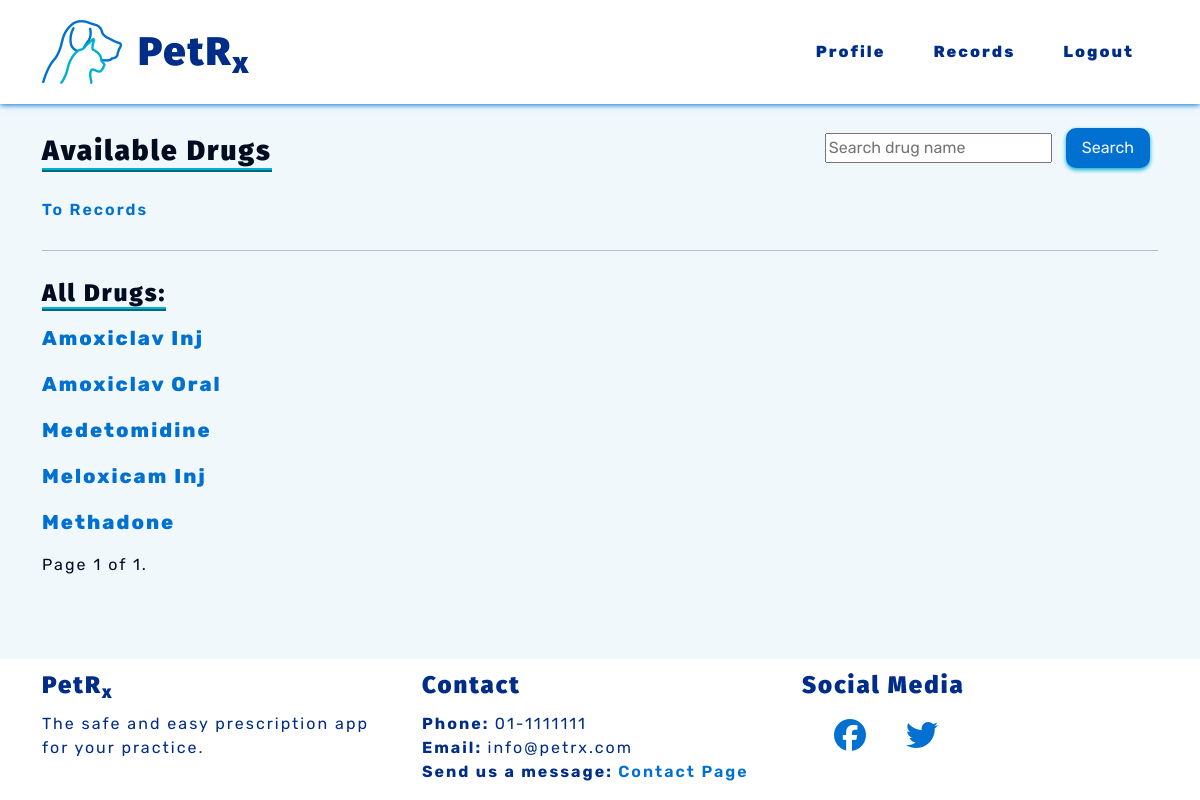
The page /prescriptions/drugs/ (signed in) on the database as committed earlier.
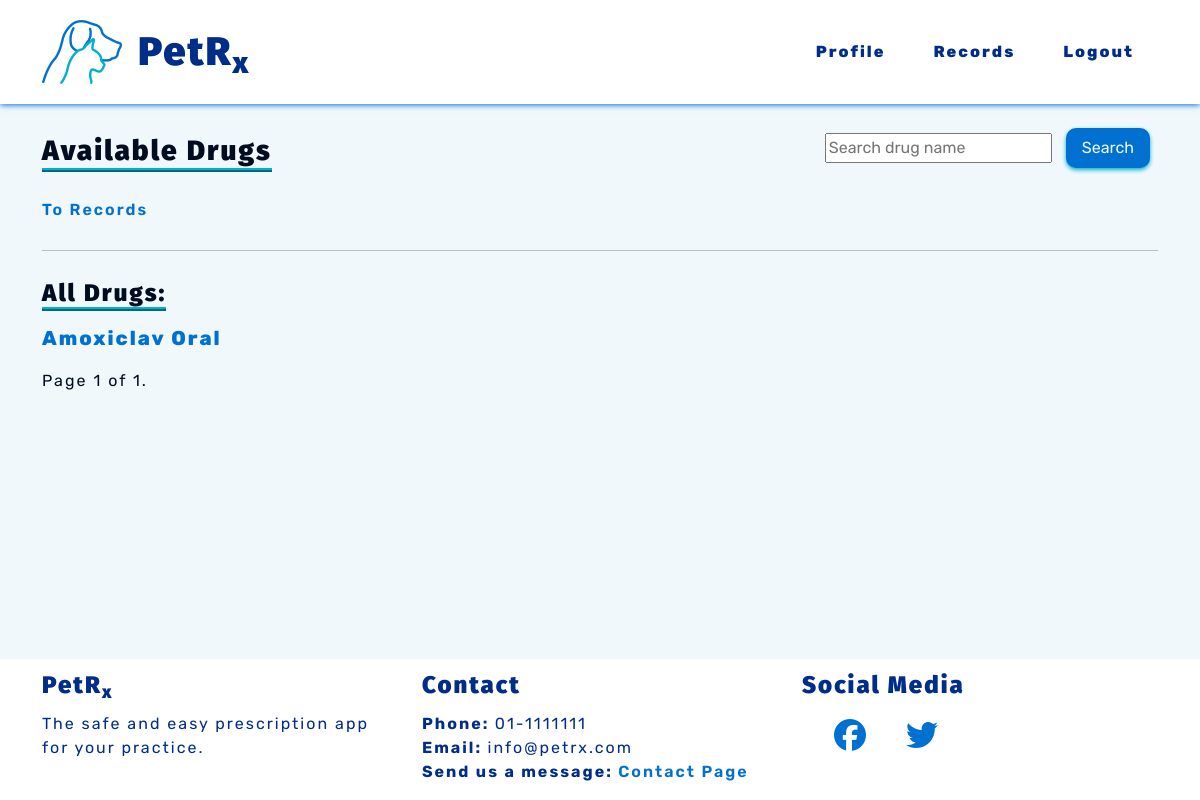
The same page on the database as committed later.
### prescriptions/models.py (models this page shows)
class Drug(models.Model):
    name = models.CharField(max_length=50)
    type = models.CharField(max_length=10, choices=TYPES, default='Injectable')
    dose = models.DecimalField(max_digits=4, decimal_places=2)
    high_dose = models.DecimalField(max_digits=4, decimal_places=2, blank=True, null=True, help_text='Add high dose for tablets only.')
    tablet_strength = models.CharField(max_length=100, blank=True, help_text='Add tablet strength in numbers, separated by commas.')
    measure = models.CharField(max_length=2, choices=MEASURE)
    category = models.ForeignKey(Category, on_delete=models.CASCADE)
    route = models.CharField(max_length=8, choices=ROUTES)
    warnings = models.CharField(max_length=300, default='None')
    def __str__(self):
        return self.name
    class Meta:
        ordering = ['name']

### petrx/decorators.py (the view)
    def wrapper(request, *args, **kwargs):
        if request.user.is_authenticated:
            if request.user.is_active:
                return function(request, *args, **kwargs)
            else:
                return render(request, 'vetprofiles/restricted.html')
        else:
            return redirect('vetprofiles:login')

### prescriptions/views.py (called while the page is built)
@vet_login_and_active
def drugs(request):
    drug_list = Drug.objects.all()
    paginator = Paginator(drug_list, 10)
    page_number = request.GET.get('page')
    page_obj = paginator.get_page(page_number)
    context = {
        'drug_list': drug_list,
        'page_obj': page_obj}
    return render(request, 'prescriptions/drugs.html', context)

### prescriptions/templates/prescriptions/drugs.html (shortened to what this page needs)
{% extends 'base.html' %}
{% block content %}
<section>
    <div class="row">
        <div class="col-sm-6">
            <h3 class="subheadings">Available Drugs</h3>
            <br>
            <div class="link-space">
                <a class="pet-links" href="{% url 'records:records' %}" aria-label="Go to records">To Records</a>
            </div>
        </div>
        <div class="col-sm-6">
            <form method="GET" class="float-end" action="{% url 'prescriptions:drug_search' %}" aria-label="Search">
                <input type="text" list="drugs" name="search" placeholder="Search drug name">
                <button type="submit" class="pet-btns sm-btns">Search</button>
            </form>
        </div>
    </div>
</section>
<hr>
<section>
    <h4 class="subheadings">All Drugs:</h4>
    {% if page_obj %}
    {% for drug in page_obj %}
    <p><a class="pet-links bg-links" href="{% url 'prescriptions:detail_drug' drug_id=drug.id %}"
            aria-label="Go to drug detail">{{ drug }}</a></p>
    {% endfor %}
    {% else %}
    <p>No drugs</p>
    {% endif %}
    <div class="pagination">
        <span class="step-links">
            <span class="current">
                Page {{ page_obj.number }} of {{ page_obj.paginator.num_pages }}.
            </span>
        </span>
    </div>
</section>
{% endblock %}

### templates/base.html (shortened to what this page needs)
{% load static %}
<!DOCTYPE html>
<html lang="en">
<head>
    <link href="https://cdn.jsdelivr.net/npm/bootstrap@5.0.2/dist/css/bootstrap.min.css" rel="stylesheet"
>
    <link rel="stylesheet" href="{% static 'css/style.css' %}">
</head>
<body class="d-flex flex-column h-100">
    {% include 'nav/header.html' %}
    <div class="container-md bottom-space">
        {% block content %}{% endblock content %}
    </div>
    {% include 'nav/footer.html' %}
</body>
</html>

### templates/nav/header.html (shortened to what this page needs)
{% load static %}
<header>
  <nav id="navbar" class="navbar navbar-expand-lg blue-text">
    <div class="container-sm">
      <a width="80" height="64" class="navbar-brand" href="{% url 'vetprofiles:index' %}" aria-label="Go to home page"><img
          src="{% static 'images/petrxlogo.png' %}" alt="PetRx Logo"></a>
      <h1 class="nav-title">PetR<sub>x</sub></h1>
      <div class="collapse navbar-collapse" id="navbarSupportedContent">
        <ul class="navbar-nav ms-auto mb-2 mb-lg-0">
          {% if user.is_authenticated %}
          <li class="nav-item">
            <a class="navbar-links" href="{% url 'vetprofiles:profile' %}" aria-label="Go to your profile">Profile</a>
          </li>
          <li class="nav-item">
            <a class="navbar-links" href="{% url 'records:records' %}" aria-label="Go to records page">Records</a>
          </li>
          <li class="nav-item">
            <a class="navbar-links" href="{% url 'vetprofiles:logout' %}" aria-label="Logout">Logout</a>
          </li>
          {% endif %}
        </ul>
      </div>
    </div>
  </nav>
</header>

### templates/nav/footer.html
<footer class="footer mt-auto">
    <div class="container-md">
        <div class="row">
            <div class="col-md-4">
                <h4>PetR<sub>x</sub></h4>
                <p>The safe and easy prescription app for your practice.</p>
            </div>
            <div class="col-md-4">
                <h4>Contact</h4>
                <p><strong>Phone: </strong> 01-1111111
                    <br>
                    <strong>Email: </strong> info@petrx.com
                    <br>
                    <strong>Send us a message: </strong><a class="pet-links" href="{% url 'vetprofiles:contact' %}"
                        aria-label="Go to contact page">
                        Contact Page</a>
                </p>
            </div>
            <div class="col-md-4">
                <h4>Social Media</h4>
                <a class="pet-links footer-socials" href="https://facebook.com" target="_blank" rel="noopener"
                    aria-label="Find us on Facebook (opens in new tab)"><i class="fa-brands fa-facebook"></i></a>
                <a class="pet-links footer-socials" href="https://twitter.com" target="_blank" rel="noopener"
                    aria-label="Find us on Twitter (opens in new tab)"><i class="fa-brands fa-twitter"></i></a>
            </div>
        </div>
    </div>
</footer>

### static/css/style.css (style rules this page uses)
:root { --site-white: #f1f8fc; --site-black: #000d21; --site-dark-blue: #002d88; --site-light-blue: #0071d1; --site-turquoise: #00b0cf; }
html { height: 100%; }
body { font-family: "Rubik", sans-serif; color: var(--site-black); font-size: 1rem; letter-spacing: 2px; background: var(--site-white); }
h1, h2, h3, h4 { font-family: "Fira Sans", "Rubik", sans-serif; font-weight: 900; margin-top: 0.5em; margin-bottom: 0.5em; }
.blue-text { color: var(--site-dark-blue); }
.subheadings { display: inline-block; border-bottom: 4px ridge var(--site-turquoise); }
hr { color: var(--site-black); }
button { border: none; }
ul { padding: 0; }
li { list-style: none; }
a { text-decoration: none; }
.navbar-links { cursor: pointer; display: block; padding: 0.25rem 0.5rem; color: var(--site-dark-blue); font-weight: 800; margin: 1em; transition: color .8s linear, box-shadow 1s linear; }
.pet-links { cursor: pointer; color: var(--site-light-blue); font-weight: 600; transition: color .5s linear; }
.bg-links { font-size: 1.25em; font-weight: 800; }
.pet-btns { cursor: pointer; display: inline-block; background-color: var(--site-light-blue); color: var(--site-white); letter-spacing: 0px; font-weight: 600; padding: 0.5em 1.5em; margin: 2em; border: none; border-radius: 10px; box-shadow: 0 2px 4px 0 var(--site-turquoise); transition: all .2s linear; }
.sm-btns { padding: 0.5em 1em; font-weight: 400; margin: 0.5em; }
.link-space { margin: 0.75em 0; }
.bottom-space { padding-bottom: 4em; }
#navbar { margin-bottom: 1em; background-color: #fff; color: var(--site-dark-blue); box-shadow: 0 1px 6px 0 var(--site-light-blue); }
footer { background-color: white; color: var(--site-dark-blue); }
.footer-socials { font-size: 2em; padding-left: 1em; }

Rows that differ between the two databases and show on the page:
removed Drug: name "Amoxiclav Inj"
removed Drug: name "Medetomidine"
removed Drug: name "Meloxicam Inj"
removed Drug: name "Methadone"
